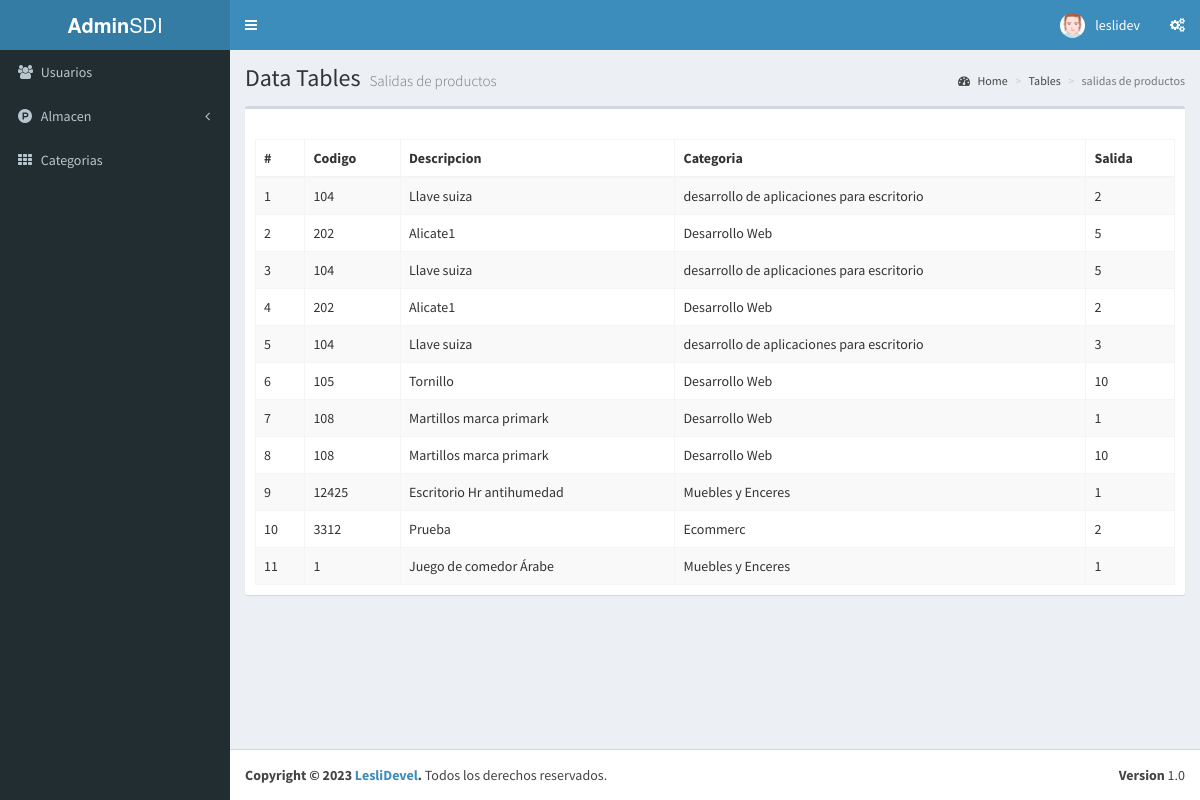
Page /salidas-p (signed in) on the committed database.
### tables this page shows
CREATE TABLE `salidap` (
  `id` int(11) NOT NULL,
  `codigo` int(11) NOT NULL,
  `descripcion` text NOT NULL,
  `nombrecategoria` int(11) NOT NULL,
  `salida` int(11) NOT NULL,
  `fecha` timestamp NOT NULL DEFAULT current_timestamp() ON UPDATE current_timestamp()
);

CREATE TABLE `categorias` (
  `id` int(11) NOT NULL,
  `nombre` text NOT NULL,
  `fecha` timestamp NOT NULL DEFAULT current_timestamp() ON UPDATE current_timestamp()
);

### controladores/plantilla.controlador.php (called while the page is built)
<?php
class ControladorPlantilla{
	static public function Plantilla() {
		include 'vistas/plantilla.php';
	}
}
?>

### index.php (called while the page is built, shortened)
<?php
require_once "controladores/plantilla.controlador.php";
require_once "controladores/usuarios.controlador.php";
require_once "controladores/categorias.controlador.php";
require_once "controladores/productos.controlador.php";
require_once "controladores/entradas.controlador.php";
require_once "modelos/categorias.modelo.php";
require_once "modelos/entrada.modelo.php";
$plantilla = new ControladorPlantilla();
$plantilla->Plantilla();
?>

### controladores/entradas.controlador.php (called while the page is built, shortened)
<?php
class ControladorEntradas{
	static public function ctrMostrarSalidas($item,$valor){
		$tabla ="salidap";
		$respuesta = ModeloEntradas::mdlMostrarSalidas($tabla,$item,$valor);
		return $respuesta;
	}
}
  ?>

### modelos/conexion.php (called while the page is built)
<?php
	class Conexion{
		static public function conectar(){
			$link = new PDO('mysql:host=localhost;dbname=sistemadeinventario','root','');
			$link -> exec("set names utf8");
			return $link;
		}
	}
?>

### modelos/entrada.modelo.php (called while the page is built, shortened)
<?php
require_once 'conexion.php';
class ModeloEntradas{
	static public function mdlMostrarSalidas($tabla,$item,$valor){
			if ($item != null) {
				$stmt = Conexion::conectar()->prepare("SELECT * FROM $tabla WHERE $item = :$item");
				$stmt->bindParam(":".$item,$valor,PDO::PARAM_STR);
				$stmt->execute();
				return $stmt->fetch();
			} else{
				$stmt = Conexion::conectar()->prepare("SELECT * FROM $tabla ");
				$stmt->execute();
				return $stmt->fetchAll();
			}
	}
}
?>

### controladores/categorias.controlador.php (called while the page is built, shortened)
<?php
class ControladorCategorias{
static public function ctrMostrarCategorias($item,$valor){
		$tabla ="categorias";
		$respuesta = ModeloCategorias::mdlMostrarCategorias($tabla,$item,$valor);
		return $respuesta;
	}
}
  ?>

### modelos/categorias.modelo.php (called while the page is built, shortened)
<?php
require_once 'conexion.php';
class ModeloCategorias{
	static public function mdlMostrarCategorias($tabla,$item,$valor){
			if ($item != null) {
				$stmt = Conexion::conectar()->prepare("SELECT * FROM $tabla WHERE $item = :$item");
				$stmt->bindParam(":".$item,$valor,PDO::PARAM_STR);
				$stmt->execute();
				return $stmt->fetch();
			} else{
				$stmt = Conexion::conectar()->prepare("SELECT * FROM $tabla ");
				$stmt->execute();
				return $stmt->fetchAll();
			}
	}
}
?>

### vistas/modulos/salidas-p.php (the view)
<div class="content-wrapper">
  <section class="content-header">
    <h1>
      Data Tables
      <small>Salidas de productos</small>
    </h1>
    <ol class="breadcrumb">
      <li><a href="#"><i class="fa fa-dashboard"></i> Home</a></li>
      <li><a href="#">Tables</a></li>
      <li class="active">salidas de productos</li>
    </ol>
  </section>
  <section class="content">
    <div class="row">
      <div class="col-xs-12">
        <div class="box">
          <div class="box-header">
          </div>
          <div class="box-body">
            <table  class="table table-bordered table-striped tablas">
              <thead>
              <tr>
                <th>#</th>
                <th>Codigo</th>
                <th>Descripcion</th>
                <th>Categoria</th>
                <th>Salida</th>
              </tr>
              </thead>
              <tbody>
              <?php
              $item = null;
              $valor = null;
              $salida = ControladorEntradas::ctrMostrarSalidas($item,$valor);
              foreach ($salida as $key => $valores) {
                $item = "id";
                $valor = $valores["nombrecategoria"];
                $cate = ControladorCategorias::ctrMostrarCategorias($item,$valor);
                  echo "
                    <tr>
                    <td>".($key+1)."</td>
                    <td>".$valores["codigo"]."</td>
                    <td>".$valores["descripcion"]."</td>
                    <td>".$cate["nombre"]."</td>
                    <td>".$valores["salida"]."</td>
                    </tr>
                   ";
              }
              ?>
              </tbody>
            </table>
          </div>
        </div>
      </div>
    </div>
  </section>
</div>

### rows in the picture
salidap: codigo "104", descripcion "Llave suiza", categorias.nombre "desarrollo de aplicaciones para escritorio", salida "2"
salidap: codigo "202", descripcion "Alicate1", categorias.nombre "Desarrollo Web", salida "5"
salidap: codigo "104", descripcion "Llave suiza", categorias.nombre "desarrollo de aplicaciones para escritorio", salida "5"
salidap: codigo "202", descripcion "Alicate1", categorias.nombre "Desarrollo Web", salida "2"
salidap: codigo "104", descripcion "Llave suiza", categorias.nombre "desarrollo de aplicaciones para escritorio", salida "3"
salidap: codigo "105", descripcion "Tornillo", categorias.nombre "Desarrollo Web", salida "10"
salidap: codigo "108", descripcion "Martillos marca primark", categorias.nombre "Desarrollo Web", salida "1"
salidap: codigo "108", descripcion "Martillos marca primark", categorias.nombre "Desarrollo Web", salida "10"
salidap: codigo "12425", descripcion "Escritorio Hr antihumedad", categorias.nombre "Muebles y Enceres", salida "1"
salidap: codigo "3312", descripcion "Prueba", categorias.nombre "Ecommerc", salida "2"
salidap: codigo "1", descripcion "Juego de comedor Árabe", categorias.nombre "Muebles y Enceres", salida "1"

### other values in the picture
$_SESSION['usuario'] "leslidev"
